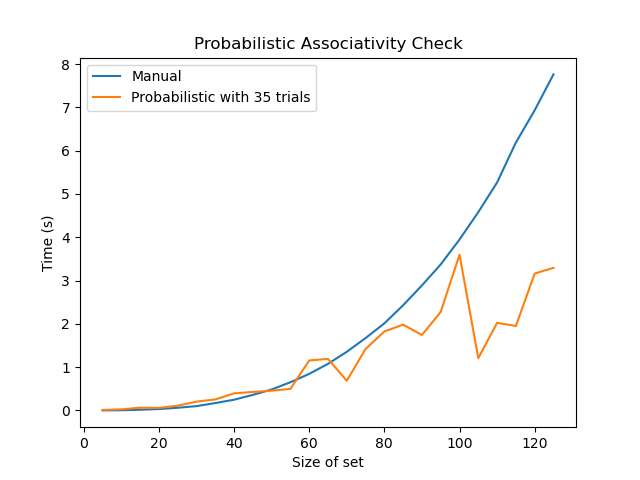

Reproduce this figure in Python.
"""
Probabilistic associativity checking
"""

import numpy as np
import timeit
import matplotlib.pyplot as plt


def additive(n):
  """
  Generate multiplication table of the additive
  group modulo n
  """
  S = np.zeros((n,n), dtype=int)
  for i in range(n):
    for j in range(n):
      S[i,j] = (i+j) % n
  return S


def special_table(n):
  """
  Generate multiplication table of a binary operation
  with only one nonassociative triple.
  """
  S = np.zeros((n,n), dtype=int)
  S[-1,-2] = n-1
  return S


def V(S,u,v):
  """
  Generate vector operation on a set with cardinality n
  where the operation is defined by multiplication table S
  """
  n = S.shape[0]
  sum = np.zeros(n)
  for i in range(n):
    for j in range(n):
      if u[i]*v[j]:
        sum[S[i,j]] += 1
  return sum % 2


def manual_check(S):
  """
  Manually check whether the binary operation defined 
  by multiplication table M is associative. 
  Return ASSOCIATIVE or NONASSOCIATIVE.
  """
  n = S.shape[0]
  for i in range(n):
    for j in range(n):
      for k in range(n):
        if S[S[i,j],k] != S[i,S[j,k]]:
          return "NONASSOCIATIVE"
  return "ASSOCIATIVE"


def check(S, trials=1):
  """
  Probabilistically check whether the binary operation defined
  by multiplication table M is associative with trials runs.
  """
  n = S.shape[0]
  for _ in range(trials):
    u = np.random.choice([0,1], size=n)
    v = np.random.choice([0,1], size=n)
    w = np.random.choice([0,1], size=n)
    if not (V(S,u,V(S,v,w))==V(S,V(S,u,v),w)).all():
      return "NONASSOCIATIVE"
  return "ASSOCIATIVE"


def visualise_matrix(S, title):
  """
  Visualise multiplication table S
  """
  n = S.shape[0]
  fig, ax = plt.subplots()
  ax.matshow(S, cmap=plt.cm.Blues)
  for i in range(n):
    for j in range(n):
      c = S[j,i]
      ax.text(i, j, str(c), va="center", ha="center")
  plt.title("{} Multiplication Table ({})".
    format(manual_check(S), title))
  plt.show()


if __name__=="__main__":

  # Visualise multiplication tables
  # n = 5
  # S = additive(n)
  # visualise_matrix(S, "Additive Group Modulo {}".format(n))
  # S = special_table(n)
  # visualise_matrix(S, "Only One Nonassociative Triple")

  # Check associativity
  TRIALS = 35 # probability of failure is under 1e-2
  MAX_SIZE = 125
  manual_check_time = []
  check_time = []
  for n in np.linspace(5,MAX_SIZE,num=MAX_SIZE//5):
    S = special_table(int(n))
    t = timeit.Timer(lambda: manual_check(S))
    manual_check_time.append(t.timeit(number=10))
    t = timeit.Timer(lambda: check(S, TRIALS))
    check_time.append(t.timeit(number=10))

  # Plot the results
  plt.figure()
  plt.plot(np.linspace(5,MAX_SIZE,num=MAX_SIZE//5), manual_check_time, label="Manual")
  plt.plot(np.linspace(5,MAX_SIZE,num=MAX_SIZE//5), check_time, label="Probabilistic with {} trials".format(TRIALS))
  plt.legend()
  plt.xlabel("Size of set")
  plt.ylabel("Time (s)")
  plt.title("Probabilistic Associativity Check")
  plt.show()
